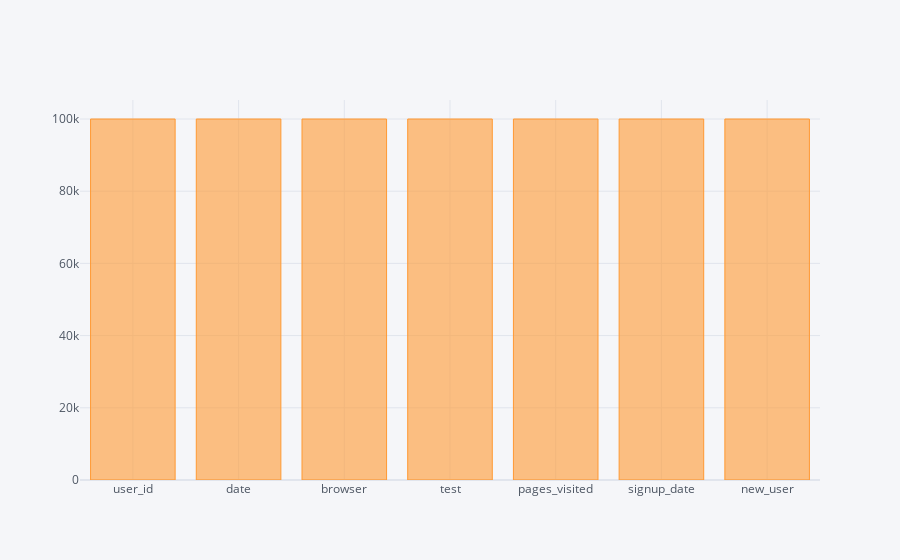

The cell this chart's notebook holds for it:
### Code cell
# check missing values
import cufflinks as cf
cf.go_offline()
data.count().iplot(kind = 'bar')

### Figure 1 — Plotly figure (JSON) as saved in the notebook; plotly's stock layout.template omitted (floating-point values rounded to 4 significant figures)
{"data": [{"marker": {"color": "rgba(255, 153, 51, 0.6)", "line": {"color": "rgba(255, 153, 51, 1.0)", "width": 1}}, "name": "None", "orientation": "v", "text": "", "type": "bar", "x": ["user_id", "date", "browser", "test", "pages_visited", "signup_date", "new_user"], "y": [100000, 100000, 100000, 100000, 100000, 100000, 100000]}], "layout": {"legend": {"bgcolor": "#F5F6F9", "font": {"color": "#4D5663"}}, "paper_bgcolor": "#F5F6F9", "plot_bgcolor": "#F5F6F9", "title": {"font": {"color": "#4D5663"}}, "xaxis": {"gridcolor": "#E1E5ED", "showgrid": true, "tickfont": {"color": "#4D5663"}, "title": {"font": {"color": "#4D5663"}, "text": ""}, "zerolinecolor": "#E1E5ED"}, "yaxis": {"gridcolor": "#E1E5ED", "showgrid": true, "tickfont": {"color": "#4D5663"}, "title": {"font": {"color": "#4D5663"}, "text": ""}, "zerolinecolor": "#E1E5ED"}}}
